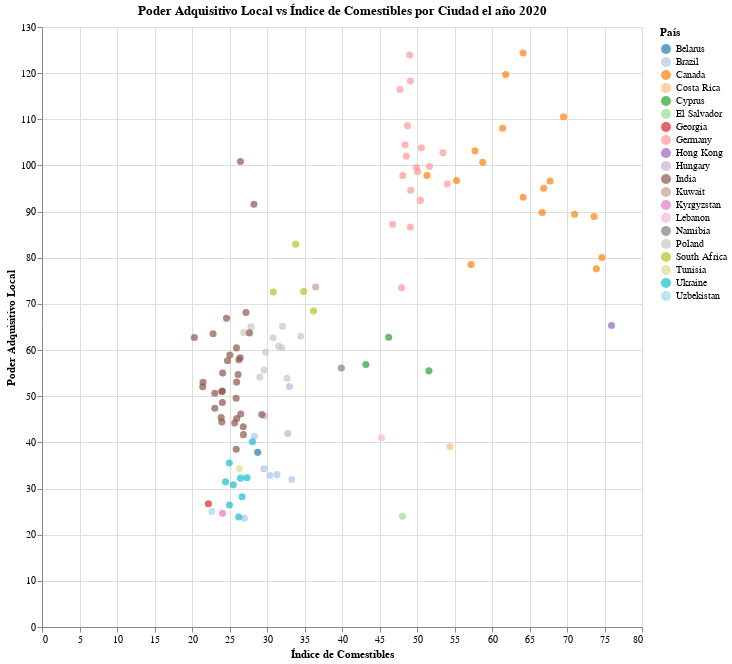

The cell this chart's notebook holds for it:
### Code cell
alt.Chart(life_cost_scatter).mark_circle(size=50).encode(
    x=alt.X('groceries_index:Q', title='Índice de Comestibles'),
    y=alt.Y('local_purchasing_power_index:Q', title='Poder Adquisitivo Local'),
    color=alt.Color('country:N', title='País', scale=alt.Scale(scheme='category20')),
    tooltip=[
               alt.Tooltip('country:N', title='País'),
               alt.Tooltip('groceries_index:Q', title='Índice de Comestibles'),
               alt.Tooltip('local_purchasing_power_index:Q', title='Poder Adquisitivo Local') 
                   ]
).properties(title='Poder Adquisitivo Local vs Índice de Comestibles por Ciudad el año 2020 ', height=600, width=600).interactive()

### Figure 1 — Vega-Lite specification as saved in the notebook (floating-point values rounded to 4 significant figures)
{"$schema": "https://vega.github.io/schema/vega-lite/v3.4.0.json", "config": {"background": "white", "mark": {"tooltip": null}, "view": {"height": 300, "width": 400}}, "data": {"name": "data-27e2aa1bfa428dabcea422ce27c8074b"}, "datasets": {"data-27e2aa1bfa428dabcea422ce27c8074b": [{"city": "Toronto, Canada", "cost_of_living_index": 78.49, "cost_of_living_plus_rent_index": 65.1, "country": "Canada", "groceries_index": 73.92, "index": 2448, "local_purchasing_power_index": 77.6, "rank": 42, "rent_index": 50.51, "restaurant_price_index": 76.31, "year": 2020}, {"city": "Hong Kong, Hong Kong", "cost_of_living_index": 77.22, "cost_of_living_plus_rent_index": 78.35, "country": "Hong Kong", "groceries_index": 75.94, "index": 2450, "local_purchasing_power_index": 65.32, "rank": 44, "rent_index": 79.57, "restaurant_price_index": 54.36, "year": 2020}, {"city": "Vancouver, Canada", "cost_of_living_index": 73.91, "cost_of_living_plus_rent_index": 63.37, "country": "Canada", "groceries_index": 73.61, "index": 2477, "local_purchasing_power_index": 88.95, "rank": 71, "rent_index": 51.88, "restaurant_price_index": 70.42, "year": 2020}, {"city": "Halifax, Canada", "cost_of_living_index": 72.33, "cost_of_living_plus_rent_index": 51.69, "country": "Canada", "groceries_index": 74.65, "index": 2497, "local_purchasing_power_index": 80.05, "rank": 91, "rent_index": 29.17, "restaurant_price_index": 63.38, "year": 2020}, {"city": "Munich, Germany", "cost_of_living_index": 72.19, "cost_of_living_plus_rent_index": 58.69, "country": "Germany", "groceries_index": 54.04, "index": 2502, "local_purchasing_power_index": 95.97, "rank": 96, "rent_index": 43.96, "restaurant_price_index": 74.69, "year": 2020}, {"city": "Victoria, Canada", "cost_of_living_index": 71.67, "cost_of_living_plus_rent_index": 56.06, "country": "Canada", "groceries_index": 71.02, "index": 2507, "local_purchasing_power_index": 89.41, "rank": 101, "rent_index": 39.03, "restaurant_price_index": 69.12, "year": 2020}, {"city": "Hamburg, Germany", "cost_of_living_index": 71.24, "cost_of_living_plus_rent_index": 53.3, "country": "Germany", "groceries_index": 53.46, "index": 2509, "local_purchasing_power_index": 102.7, "rank": 103, "rent_index": 33.74, "restaurant_price_index": 67.35, "year": 2020}, {"city": "Calgary, Canada", "cost_of_living_index": 70.66, "cost_of_living_plus_rent_index": 50.59, "country": "Canada", "groceries_index": 64.15, "index": 2517, "local_purchasing_power_index": 124.3, "rank": 111, "rent_index": 28.69, "restaurant_price_index": 70.25, "year": 2020}, {"city": "Saint John's, Canada", "cost_of_living_index": 69.91, "cost_of_living_plus_rent_index": 47.1, "country": "Canada", "groceries_index": 66.69, "index": 2526, "local_purchasing_power_index": 89.79, "rank": 120, "rent_index": 22.21, "restaurant_price_index": 66.95, "year": 2020}, {"city": "Heidelberg, Germany", "cost_of_living_index": 69.88, "cost_of_living_plus_rent_index": 50.15, "country": "Germany", "groceries_index": 50.46, "index": 2527, "local_purchasing_power_index": 92.43, "rank": 121, "rent_index": 28.63, "restaurant_price_index": 70, "year": 2020}, {"city": "Frankfurt, Germany", "cost_of_living_index": 69.78, "cost_of_living_plus_rent_index": 53.71, "country": "Germany", "groceries_index": 48.42, "index": 2530, "local_purchasing_power_index": 104.5, "rank": 124, "rent_index": 36.19, "restaurant_price_index": 64.74, "year": 2020}, {"city": "Edmonton, Canada", "cost_of_living_index": 69.55, "cost_of_living_plus_rent_index": 50.14, "country": "Canada", "groceries_index": 61.42, "index": 2533, "local_purchasing_power_index": 108.1, "rank": 127, "rent_index": 28.97, "restaurant_price_index": 70.24, "year": 2020}, {"city": "Saskatoon, Canada", "cost_of_living_index": 69.21, "cost_of_living_plus_rent_index": 47.8, "country": "Canada", "groceries_index": 64.16, "index": 2535, "local_purchasing_power_index": 93.12, "rank": 129, "rent_index": 24.43, "restaurant_price_index": 64.36, "year": 2020}, {"city": "Ottawa, Canada", "cost_of_living_index": 68.64, "cost_of_living_plus_rent_index": 52.1, "country": "Canada", "groceries_index": 61.83, "index": 2540, "local_purchasing_power_index": 119.7, "rank": 134, "rent_index": 34.07, "restaurant_price_index": 68.5, "year": 2020}, {"city": "Regina, Canada", "cost_of_living_index": 68.19, "cost_of_living_plus_rent_index": 49.7, "country": "Canada", "groceries_index": 66.9, "index": 2543, "local_purchasing_power_index": 95.08, "rank": 137, "rent_index": 29.53, "restaurant_price_index": 61.11, "year": 2020}, {"city": "Quebec City, Canada", "cost_of_living_index": 68.11, "cost_of_living_plus_rent_index": 43.74, "country": "Canada", "groceries_index": 69.54, "index": 2544, "local_purchasing_power_index": 110.5, "rank": 138, "rent_index": 17.17, "restaurant_price_index": 59.2, "year": 2020}, {"city": "Bonn, Germany", "cost_of_living_index": 68.02, "cost_of_living_plus_rent_index": 49.21, "country": "Germany", "groceries_index": 49.17, "index": 2547, "local_purchasing_power_index": 94.64, "rank": 141, "rent_index": 28.7, "restaurant_price_index": 68.36, "year": 2020}, {"city": "Stuttgart, Germany", "cost_of_living_index": 67.71, "cost_of_living_plus_rent_index": 50.86, "country": "Germany", "groceries_index": 50.59, "index": 2549, "local_purchasing_power_index": 103.8, "rank": 143, "rent_index": 32.49, "restaurant_price_index": 68.85, "year": 2020}, {"city": "Montreal, Canada", "cost_of_living_index": 67.37, "cost_of_living_plus_rent_index": 48.8, "country": "Canada", "groceries_index": 67.74, "index": 2553, "local_purchasing_power_index": 96.64, "rank": 147, "rent_index": 28.54, "restaurant_price_index": 62.74, "year": 2020}, {"city": "Dusseldorf, Germany", "cost_of_living_index": 66.98, "cost_of_living_plus_rent_index": 48.1, "country": "Germany", "groceries_index": 49.94, "index": 2556, "local_purchasing_power_index": 99.57, "rank": 150, "rent_index": 27.5, "restaurant_price_index": 63.43, "year": 2020}, {"city": "Nuremberg, Germany", "cost_of_living_index": 66.71, "cost_of_living_plus_rent_index": 46.68, "country": "Germany", "groceries_index": 51.67, "index": 2560, "local_purchasing_power_index": 99.78, "rank": 154, "rent_index": 24.83, "restaurant_price_index": 63.48, "year": 2020}, {"city": "Mannheim, Germany", "cost_of_living_index": 66.12, "cost_of_living_plus_rent_index": 43.71, "country": "Germany", "groceries_index": 48.57, "index": 2566, "local_purchasing_power_index": 102, "rank": 160, "rent_index": 19.27, "restaurant_price_index": 63.24, "year": 2020}, {"city": "Brampton, Canada", "cost_of_living_index": 65.86, "cost_of_living_plus_rent_index": 51.19, "country": "Canada", "groceries_index": 57.22, "index": 2568, "local_purchasing_power_index": 78.54, "rank": 162, "rent_index": 35.2, "restaurant_price_index": 56.66, "year": 2020}, {"city": "Cologne, Germany", "cost_of_living_index": 65.13, "cost_of_living_plus_rent_index": 47.67, "country": "Germany", "groceries_index": 48.11, "index": 2573, "local_purchasing_power_index": 97.84, "rank": 167, "rent_index": 28.62, "restaurant_price_index": 59.5, "year": 2020}, {"city": "Berlin, Germany", "cost_of_living_index": 64.76, "cost_of_living_plus_rent_index": 49.49, "country": "Germany", "groceries_index": 50.08, "index": 2577, "local_purchasing_power_index": 98.66, "rank": 171, "rent_index": 32.83, "restaurant_price_index": 55.05, "year": 2020}, {"city": "Essen, Germany", "cost_of_living_index": 64.47, "cost_of_living_plus_rent_index": 42.47, "country": "Germany", "groceries_index": 46.74, "index": 2580, "local_purchasing_power_index": 87.25, "rank": 174, "rent_index": 18.47, "restaurant_price_index": 67.15, "year": 2020}, {"city": "Hamilton, Canada", "cost_of_living_index": 64.24, "cost_of_living_plus_rent_index": 46.95, "country": "Canada", "groceries_index": 57.74, "index": 2583, "local_purchasing_power_index": 103.2, "rank": 177, "rent_index": 28.09, "restaurant_price_index": 63.82, "year": 2020}, {"city": "Bremen, Germany", "cost_of_living_index": 63.72, "cost_of_living_plus_rent_index": 44.65, "country": "Germany", "groceries_index": 49.13, "index": 2587, "local_purchasing_power_index": 86.67, "rank": 181, "rent_index": 23.84, "restaurant_price_index": 60.96, "year": 2020}, {"city": "Winnipeg, Canada", "cost_of_living_index": 63.69, "cost_of_living_plus_rent_index": 44.79, "country": "Canada", "groceries_index": 58.77, "index": 2588, "local_purchasing_power_index": 100.7, "rank": 182, "rent_index": 24.18, "restaurant_price_index": 60.71, "year": 2020}, {"city": "Kitchener, Canada", "cost_of_living_index": 63.56, "cost_of_living_plus_rent_index": 46.61, "country": "Canada", "groceries_index": 55.27, "index": 2589, "local_purchasing_power_index": 96.74, "rank": 183, "rent_index": 28.12, "restaurant_price_index": 68.33, "year": 2020}, {"city": "Beirut, Lebanon", "cost_of_living_index": 62.83, "cost_of_living_plus_rent_index": 45.31, "country": "Lebanon", "groceries_index": 45.27, "index": 2590, "local_purchasing_power_index": 40.99, "rank": 184, "rent_index": 26.2, "restaurant_price_index": 63.16, "year": 2020}, {"city": "Leipzig, Germany", "cost_of_living_index": 62.79, "cost_of_living_plus_rent_index": 42.37, "country": "Germany", "groceries_index": 47.95, "index": 2591, "local_purchasing_power_index": 73.48, "rank": 185, "rent_index": 20.11, "restaurant_price_index": 54, "year": 2020}, {"city": "Nicosia, Cyprus", "cost_of_living_index": 62.73, "cost_of_living_plus_rent_index": 41.73, "country": "Cyprus", "groceries_index": 51.59, "index": 2593, "local_purchasing_power_index": 55.5, "rank": 187, "rent_index": 18.83, "restaurant_price_index": 65.67, "year": 2020}, {"city": "Hanover, Germany", "cost_of_living_index": 62.37, "cost_of_living_plus_rent_index": 43.63, "country": "Germany", "groceries_index": 49.11, "index": 2595, "local_purchasing_power_index": 118.3, "rank": 189, "rent_index": 23.19, "restaurant_price_index": 60.73, "year": 2020}, {"city": "Limassol, Cyprus", "cost_of_living_index": 61.98, "cost_of_living_plus_rent_index": 46.16, "country": "Cyprus", "groceries_index": 46.22, "index": 2596, "local_purchasing_power_index": 62.76, "rank": 190, "rent_index": 28.9, "restaurant_price_index": 72.17, "year": 2020}, {"city": "Dresden, Germany", "cost_of_living_index": 61.9, "cost_of_living_plus_rent_index": 42.57, "country": "Germany", "groceries_index": 48.73, "index": 2597, "local_purchasing_power_index": 108.6, "rank": 191, "rent_index": 21.48, "restaurant_price_index": 53.56, "year": 2020}, {"city": "Karlsruhe, Germany", "cost_of_living_index": 61.32, "cost_of_living_plus_rent_index": 42.95, "country": "Germany", "groceries_index": 47.73, "index": 2601, "local_purchasing_power_index": 116.5, "rank": 195, "rent_index": 22.91, "restaurant_price_index": 52, "year": 2020}, {"city": "Aachen, Germany", "cost_of_living_index": 61.24, "cost_of_living_plus_rent_index": 41.7, "country": "Germany", "groceries_index": 49.03, "index": 2602, "local_purchasing_power_index": 123.9, "rank": 196, "rent_index": 20.38, "restaurant_price_index": 48.14, "year": 2020}, {"city": "London, Canada", "cost_of_living_index": 59.95, "cost_of_living_plus_rent_index": 44.02, "country": "Canada", "groceries_index": 51.33, "index": 2604, "local_purchasing_power_index": 97.85, "rank": 198, "rent_index": 26.64, "restaurant_price_index": 60.18, "year": 2020}, {"city": "San Jose, Costa Rica", "cost_of_living_index": 58.48, "cost_of_living_plus_rent_index": 39.25, "country": "Costa Rica", "groceries_index": 54.38, "index": 2610, "local_purchasing_power_index": 39.08, "rank": 204, "rent_index": 18.28, "restaurant_price_index": 49.4, "year": 2020}, {"city": "Paphos, Cyprus", "cost_of_living_index": 53.37, "cost_of_living_plus_rent_index": 34.67, "country": "Cyprus", "groceries_index": 43.18, "index": 2624, "local_purchasing_power_index": 56.88, "rank": 218, "rent_index": 14.28, "restaurant_price_index": 51.04, "year": 2020}, {"city": "Kuwait City, Kuwait", "cost_of_living_index": 52.12, "cost_of_living_plus_rent_index": 41.97, "country": "Kuwait", "groceries_index": 36.49, "index": 2630, "local_purchasing_power_index": 73.68, "rank": 224, "rent_index": 30.9, "restaurant_price_index": 51.69, "year": 2020}, {"city": "San Salvador, El Salvador", "cost_of_living_index": 47.92, "cost_of_living_plus_rent_index": 31.94, "country": "El Salvador", "groceries_index": 48.06, "index": 2656, "local_purchasing_power_index": 23.98, "rank": 250, "rent_index": 14.51, "restaurant_price_index": 33.17, "year": 2020}, {"city": "Pretoria, South Africa", "cost_of_living_index": 46.95, "cost_of_living_plus_rent_index": 31.64, "country": "South Africa", "groceries_index": 33.82, "index": 2658, "local_purchasing_power_index": 82.94, "rank": 252, "rent_index": 14.94, "restaurant_price_index": 40.24, "year": 2020}, {"city": "Johannesburg, South Africa", "cost_of_living_index": 45.6, "cost_of_living_plus_rent_index": 32.11, "country": "South Africa", "groceries_index": 34.89, "index": 2662, "local_purchasing_power_index": 72.71, "rank": 256, "rent_index": 17.38, "restaurant_price_index": 42.46, "year": 2020}, {"city": "Sao Paulo, Brazil", "cost_of_living_index": 45.52, "cost_of_living_plus_rent_index": 31.53, "country": "Brazil", "groceries_index": 33.29, "index": 2663, "local_purchasing_power_index": 31.97, "rank": 257, "rent_index": 16.28, "restaurant_price_index": 39.7, "year": 2020}, {"city": "Cape Town, South Africa", "cost_of_living_index": 44.74, "cost_of_living_plus_rent_index": 35.97, "country": "South Africa", "groceries_index": 36.2, "index": 2668, "local_purchasing_power_index": 68.48, "rank": 262, "rent_index": 26.41, "restaurant_price_index": 45.4, "year": 2020}, {"city": "Warsaw, Poland", "cost_of_living_index": 44.09, "cost_of_living_plus_rent_index": 33.4, "country": "Poland", "groceries_index": 34.51, "index": 2676, "local_purchasing_power_index": 63, "rank": 270, "rent_index": 21.74, "restaurant_price_index": 38.9, "year": 2020}, {"city": "Windhoek, Namibia", "cost_of_living_index": 43.93, "cost_of_living_plus_rent_index": 31.27, "country": "Namibia", "groceries_index": 39.91, "index": 2677, "local_purchasing_power_index": 56.11, "rank": 271, "rent_index": 17.47, "restaurant_price_index": 38.1, "year": 2020}, {"city": "Budapest, Hungary", "cost_of_living_index": 43.4, "cost_of_living_plus_rent_index": 31.07, "country": "Hungary", "groceries_index": 32.99, "index": 2680, "local_purchasing_power_index": 52.11, "rank": 274, "rent_index": 17.61, "restaurant_price_index": 36.84, "year": 2020}, {"city": "Rio de Janeiro, Brazil", "cost_of_living_index": 42.7, "cost_of_living_plus_rent_index": 29.09, "country": "Brazil", "groceries_index": 31.34, "index": 2684, "local_purchasing_power_index": 33.01, "rank": 278, "rent_index": 14.24, "restaurant_price_index": 32.9, "year": 2020}, {"city": "Gdynia, Poland", "cost_of_living_index": 42.27, "cost_of_living_plus_rent_index": 29.75, "country": "Poland", "groceries_index": 32.67, "index": 2687, "local_purchasing_power_index": 53.89, "rank": 281, "rent_index": 16.11, "restaurant_price_index": 34.65, "year": 2020}, {"city": "Gdansk, Poland", "cost_of_living_index": 41.4, "cost_of_living_plus_rent_index": 29.81, "country": "Poland", "groceries_index": 30.82, "index": 2693, "local_purchasing_power_index": 62.65, "rank": 287, "rent_index": 17.18, "restaurant_price_index": 35.67, "year": 2020}, {"city": "Krakow (Cracow), Poland", "cost_of_living_index": 41.28, "cost_of_living_plus_rent_index": 30.08, "country": "Poland", "groceries_index": 31.54, "index": 2694, "local_purchasing_power_index": 60.85, "rank": 288, "rent_index": 17.87, "restaurant_price_index": 35.88, "year": 2020}, {"city": "Wroclaw, Poland", "cost_of_living_index": 41.2, "cost_of_living_plus_rent_index": 30.03, "country": "Poland", "groceries_index": 31.99, "index": 2696, "local_purchasing_power_index": 60.51, "rank": 290, "rent_index": 17.84, "restaurant_price_index": 36.7, "year": 2020}, {"city": "Campinas, Brazil", "cost_of_living_index": 41.06, "cost_of_living_plus_rent_index": 26.16, "country": "Brazil", "groceries_index": 28.32, "index": 2698, "local_purchasing_power_index": 41.34, "rank": 292, "rent_index": 9.91, "restaurant_price_index": 34.21, "year": 2020}, {"city": "Poznan, Poland", "cost_of_living_index": 40.28, "cost_of_living_plus_rent_index": 28.5, "country": "Poland", "groceries_index": 29.83, "index": 2700, "local_purchasing_power_index": 59.55, "rank": 294, "rent_index": 15.66, "restaurant_price_index": 35.51, "year": 2020}, {"city": "Durban, South Africa", "cost_of_living_index": 40.04, "cost_of_living_plus_rent_index": 27.59, "country": "South Africa", "groceries_index": 30.84, "index": 2701, "local_purchasing_power_index": 72.57, "rank": 295, "rent_index": 14.02, "restaurant_price_index": 37.39, "year": 2020}, {"city": "Curitiba, Brazil", "cost_of_living_index": 40.02, "cost_of_living_plus_rent_index": 25.21, "country": "Brazil", "groceries_index": 30.39, "index": 2702, "local_purchasing_power_index": 32.89, "rank": 296, "rent_index": 9.05, "restaurant_price_index": 31.99, "year": 2020}, {"city": "Bydgoszcz, Poland", "cost_of_living_index": 39.84, "cost_of_living_plus_rent_index": 27.19, "country": "Poland", "groceries_index": 32.08, "index": 2705, "local_purchasing_power_index": 65.14, "rank": 299, "rent_index": 13.4, "restaurant_price_index": 29.6, "year": 2020}, {"city": "Porto Alegre, Brazil", "cost_of_living_index": 39.49, "cost_of_living_plus_rent_index": 25.5, "country": "Brazil", "groceries_index": 29.58, "index": 2708, "local_purchasing_power_index": 34.27, "rank": 302, "rent_index": 10.25, "restaurant_price_index": 30.52, "year": 2020}, {"city": "Lodz, Poland", "cost_of_living_index": 39.27, "cost_of_living_plus_rent_index": 26.53, "country": "Poland", "groceries_index": 29.62, "index": 2709, "local_purchasing_power_index": 55.7, "rank": 303, "rent_index": 12.64, "restaurant_price_index": 31.46, "year": 2020}, {"city": "Debrecen, Hungary", "cost_of_living_index": 39.2, "cost_of_living_plus_rent_index": 25.75, "country": "Hungary", "groceries_index": 29.66, "index": 2711, "local_purchasing_power_index": 45.77, "rank": 305, "rent_index": 11.08, "restaurant_price_index": 36.05, "year": 2020}, {"city": "Szeged, Hungary", "cost_of_living_index": 38.8, "cost_of_living_plus_rent_index": 24.86, "country": "Hungary", "groceries_index": 32.78, "index": 2717, "local_purchasing_power_index": 41.94, "rank": 311, "rent_index": 9.65, "restaurant_price_index": 29.17, "year": 2020}, {"city": "Szczecin, Poland", "cost_of_living_index": 38.33, "cost_of_living_plus_rent_index": 26.25, "country": "Poland", "groceries_index": 29.04, "index": 2726, "local_purchasing_power_index": 54.14, "rank": 320, "rent_index": 13.07, "restaurant_price_index": 31.23, "year": 2020}, {"city": "Belo Horizonte, Brazil", "cost_of_living_index": 38.07, "cost_of_living_plus_rent_index": 24.5, "country": "Brazil", "groceries_index": 26.99, "index": 2729, "local_purchasing_power_index": 23.54, "rank": 323, "rent_index": 9.71, "restaurant_price_index": 31.27, "year": 2020}, {"city": "Katowice, Poland", "cost_of_living_index": 37.09, "cost_of_living_plus_rent_index": 25.01, "country": "Poland", "groceries_index": 26.9, "index": 2737, "local_purchasing_power_index": 63.83, "rank": 331, "rent_index": 11.84, "restaurant_price_index": 31.95, "year": 2020}, {"city": "Lublin, Poland", "cost_of_living_index": 36.54, "cost_of_living_plus_rent_index": 24.99, "country": "Poland", "groceries_index": 27.87, "index": 2744, "local_purchasing_power_index": 65.02, "rank": 338, "rent_index": 12.39, "restaurant_price_index": 28.42, "year": 2020}, {"city": "Minsk, Belarus", "cost_of_living_index": 36.2, "cost_of_living_plus_rent_index": 24.55, "country": "Belarus", "groceries_index": 28.76, "index": 2751, "local_purchasing_power_index": 37.84, "rank": 345, "rent_index": 11.83, "restaurant_price_index": 42.61, "year": 2020}, {"city": "Kiev (Kyiv), Ukraine", "cost_of_living_index": 36.16, "cost_of_living_plus_rent_index": 27.65, "country": "Ukraine", "groceries_index": 28.06, "index": 2753, "local_purchasing_power_index": 40.15, "rank": 347, "rent_index": 18.37, "restaurant_price_index": 30.63, "year": 2020}, {"city": "Odessa (Odesa), Ukraine", "cost_of_living_index": 35.09, "cost_of_living_plus_rent_index": 23.9, "country": "Ukraine", "groceries_index": 27.34, "index": 2767, "local_purchasing_power_index": 32.33, "rank": 361, "rent_index": 11.68, "restaurant_price_index": 29.04, "year": 2020}, {"city": "Kharkiv, Ukraine", "cost_of_living_index": 33.33, "cost_of_living_plus_rent_index": 23, "country": "Ukraine", "groceries_index": 24.48, "index": 2782, "local_purchasing_power_index": 31.45, "rank": 376, "rent_index": 11.75, "restaurant_price_index": 25.33, "year": 2020}, {"city": "Mykolaiv, Ukraine", "cost_of_living_index": 32.83, "cost_of_living_plus_rent_index": 20.15, "country": "Ukraine", "groceries_index": 24.99, "index": 2787, "local_purchasing_power_index": 26.44, "rank": 381, "rent_index": 6.32, "restaurant_price_index": 31.83, "year": 2020}, {"city": "Dnipro, Ukraine", "cost_of_living_index": 32.7, "cost_of_living_plus_rent_index": 21.76, "country": "Ukraine", "groceries_index": 24.97, "index": 2789, "local_purchasing_power_index": 35.53, "rank": 383, "rent_index": 9.82, "restaurant_price_index": 26.74, "year": 2020}, {"city": "Vinnytsia, Ukraine", "cost_of_living_index": 32.63, "cost_of_living_plus_rent_index": 20.57, "country": "Ukraine", "groceries_index": 26.68, "index": 2790, "local_purchasing_power_index": 28.24, "rank": 384, "rent_index": 7.41, "restaurant_price_index": 25.33, "year": 2020}, {"city": "Lviv, Ukraine", "cost_of_living_index": 32.6, "cost_of_living_plus_rent_index": 22.76, "country": "Ukraine", "groceries_index": 26.48, "index": 2791, "local_purchasing_power_index": 32.25, "rank": 385, "rent_index": 12.03, "restaurant_price_index": 24.49, "year": 2020}, {"city": "Ternopil, Ukraine", "cost_of_living_index": 31.14, "cost_of_living_plus_rent_index": 19, "country": "Ukraine", "groceries_index": 26.23, "index": 2798, "local_purchasing_power_index": 23.82, "rank": 392, "rent_index": 5.76, "restaurant_price_index": 20.28, "year": 2020}, {"city": "Zaporizhzhya, Ukraine", "cost_of_living_index": 30.62, "cost_of_living_plus_rent_index": 18.14, "country": "Ukraine", "groceries_index": 25.51, "index": 2801, "local_purchasing_power_index": 30.84, "rank": 395, "rent_index": 4.52, "restaurant_price_index": 19.8, "year": 2020}, {"city": "Gurgaon, India", "cost_of_living_index": 30.28, "cost_of_living_plus_rent_index": 20.37, "country": "India", "groceries_index": 28.26, "index": 2802, "local_purchasing_power_index": 91.58, "rank": 396, "rent_index": 9.56, "restaurant_price_index": 23.68, "year": 2020}, {"city": "Mumbai, India", "cost_of_living_index": 28.84, "cost_of_living_plus_rent_index": 25.1, "country": "India", "groceries_index": 26.86, "index": 2805, "local_purchasing_power_index": 41.68, "rank": 399, "rent_index": 21.02, "restaurant_price_index": 26.61, "year": 2020}, {"city": "Chandigarh, India", "cost_of_living_index": 28.38, "cost_of_living_plus_rent_index": 17.7, "country": "India", "groceries_index": 29.3, "index": 2808, "local_purchasing_power_index": 46.06, "rank": 402, "rent_index": 6.05, "restaurant_price_index": 19.3, "year": 2020}, {"city": "Tunis, Tunisia", "cost_of_living_index": 28.32, "cost_of_living_plus_rent_index": 17.85, "country": "Tunisia", "groceries_index": 26.31, "index": 2809, "local_purchasing_power_index": 34.32, "rank": 403, "rent_index": 6.43, "restaurant_price_index": 16.6, "year": 2020}, {"city": "Tbilisi, Georgia", "cost_of_living_index": 28.27, "cost_of_living_plus_rent_index": 19.92, "country": "Georgia", "groceries_index": 22.19, "index": 2810, "local_purchasing_power_index": 26.69, "rank": 404, "rent_index": 10.83, "restaurant_price_index": 26.46, "year": 2020}, {"city": "Delhi, India", "cost_of_living_index": 28.18, "cost_of_living_plus_rent_index": 18.62, "country": "India", "groceries_index": 26.15, "index": 2811, "local_purchasing_power_index": 54.69, "rank": 405, "rent_index": 8.18, "restaurant_price_index": 24.76, "year": 2020}, {"city": "Noida, India", "cost_of_living_index": 27.63, "cost_of_living_plus_rent_index": 17.26, "country": "India", "groceries_index": 24.6, "index": 2814, "local_purchasing_power_index": 66.87, "rank": 408, "rent_index": 5.94, "restaurant_price_index": 22.57, "year": 2020}, {"city": "Pune, India", "cost_of_living_index": 27.63, "cost_of_living_plus_rent_index": 17.92, "country": "India", "groceries_index": 27.66, "index": 2815, "local_purchasing_power_index": 63.72, "rank": 409, "rent_index": 7.33, "restaurant_price_index": 22.73, "year": 2020}, {"city": "Bishkek, Kyrgyzstan", "cost_of_living_index": 27.45, "cost_of_living_plus_rent_index": 18.71, "country": "Kyrgyzstan", "groceries_index": 24.07, "index": 2816, "local_purchasing_power_index": 24.65, "rank": 410, "rent_index": 9.18, "restaurant_price_index": 22.13, "year": 2020}, {"city": "Thane, India", "cost_of_living_index": 27.42, "cost_of_living_plus_rent_index": 18.63, "country": "India", "groceries_index": 26.42, "index": 2817, "local_purchasing_power_index": 58.34, "rank": 411, "rent_index": 9.04, "restaurant_price_index": 22.9, "year": 2020}, {"city": "Bangalore, India", "cost_of_living_index": 27.22, "cost_of_living_plus_rent_index": 18.45, "country": "India", "groceries_index": 27.2, "index": 2818, "local_purchasing_power_index": 68.14, "rank": 412, "rent_index": 8.89, "restaurant_price_index": 20.76, "year": 2020}, {"city": "Tashkent, Uzbekistan", "cost_of_living_index": 26.87, "cost_of_living_plus_rent_index": 17.63, "country": "Uzbekistan", "groceries_index": 22.64, "index": 2819, "local_purchasing_power_index": 25.04, "rank": 413, "rent_index": 7.56, "restaurant_price_index": 21.65, "year": 2020}, {"city": "Indore, India", "cost_of_living_index": 25.9, "cost_of_living_plus_rent_index": 15.43, "country": "India", "groceries_index": 26.83, "index": 2820, "local_purchasing_power_index": 43.38, "rank": 414, "rent_index": 4.01, "restaurant_price_index": 16.42, "year": 2020}, {"city": "Goa, India", "cost_of_living_index": 25.83, "cost_of_living_plus_rent_index": 16.27, "country": "India", "groceries_index": 25.69, "index": 2821, "local_purchasing_power_index": 44.2, "rank": 415, "rent_index": 5.84, "restaurant_price_index": 23.87, "year": 2020}, {"city": "Ahmedabad, India", "cost_of_living_index": 25.58, "cost_of_living_plus_rent_index": 16.79, "country": "India", "groceries_index": 25.9, "index": 2822, "local_purchasing_power_index": 38.52, "rank": 416, "rent_index": 7.22, "restaurant_price_index": 17.72, "year": 2020}, {"city": "Navi Mumbai, India", "cost_of_living_index": 25.39, "cost_of_living_plus_rent_index": 16.92, "country": "India", "groceries_index": 26.46, "index": 2823, "local_purchasing_power_index": 100.8, "rank": 417, "rent_index": 7.68, "restaurant_price_index": 17.85, "year": 2020}, {"city": "Chennai, India", "cost_of_living_index": 25.32, "cost_of_living_plus_rent_index": 16.36, "country": "India", "groceries_index": 25.95, "index": 2824, "local_purchasing_power_index": 53.06, "rank": 418, "rent_index": 6.59, "restaurant_price_index": 15.87, "year": 2020}, {"city": "Hyderabad, India", "cost_of_living_index": 25.32, "cost_of_living_plus_rent_index": 16.27, "country": "India", "groceries_index": 26.25, "index": 2825, "local_purchasing_power_index": 57.9, "rank": 419, "rent_index": 6.41, "restaurant_price_index": 16.68, "year": 2020}, {"city": "Jaipur, India", "cost_of_living_index": 25.18, "cost_of_living_plus_rent_index": 15.45, "country": "India", "groceries_index": 24.09, "index": 2826, "local_purchasing_power_index": 55.04, "rank": 420, "rent_index": 4.84, "restaurant_price_index": 16.69, "year": 2020}, {"city": "Vadodara, India", "cost_of_living_index": 24.74, "cost_of_living_plus_rent_index": 14.78, "country": "India", "groceries_index": 25.93, "index": 2827, "local_purchasing_power_index": 60.47, "rank": 421, "rent_index": 3.92, "restaurant_price_index": 17.11, "year": 2020}, {"city": "Patna, India", "cost_of_living_index": 24.64, "cost_of_living_plus_rent_index": 14.71, "country": "India", "groceries_index": 23.98, "index": 2828, "local_purchasing_power_index": 44.4, "rank": 422, "rent_index": 3.87, "restaurant_price_index": 17.88, "year": 2020}, {"city": "Guwahati, India", "cost_of_living_index": 24.53, "cost_of_living_plus_rent_index": 14.69, "country": "India", "groceries_index": 25.89, "index": 2829, "local_purchasing_power_index": 49.57, "rank": 423, "rent_index": 3.95, "restaurant_price_index": 14.9, "year": 2020}, {"city": "Kolkata, India", "cost_of_living_index": 24.37, "cost_of_living_plus_rent_index": 15.28, "country": "India", "groceries_index": 23.89, "index": 2830, "local_purchasing_power_index": 45.38, "rank": 424, "rent_index": 5.37, "restaurant_price_index": 20.1, "year": 2020}, {"city": "Rajkot, India", "cost_of_living_index": 24.3, "cost_of_living_plus_rent_index": 14.67, "country": "India", "groceries_index": 23.99, "index": 2831, "local_purchasing_power_index": 51.01, "rank": 425, "rent_index": 4.17, "restaurant_price_index": 17.57, "year": 2020}, {"city": "Kochi, India", "cost_of_living_index": 24.26, "cost_of_living_plus_rent_index": 15.04, "country": "India", "groceries_index": 26.5, "index": 2832, "local_purchasing_power_index": 46.16, "rank": 426, "rent_index": 4.99, "restaurant_price_index": 14.19, "year": 2020}, {"city": "Coimbatore, India", "cost_of_living_index": 24.22, "cost_of_living_plus_rent_index": 15.11, "country": "India", "groceries_index": 25.96, "index": 2833, "local_purchasing_power_index": 45.16, "rank": 427, "rent_index": 5.18, "restaurant_price_index": 14.64, "year": 2020}, {"city": "Surat, India", "cost_of_living_index": 23.83, "cost_of_living_plus_rent_index": 14.24, "country": "India", "groceries_index": 24.05, "index": 2834, "local_purchasing_power_index": 48.63, "rank": 428, "rent_index": 3.79, "restaurant_price_index": 17.79, "year": 2020}, {"city": "Mangalore, India", "cost_of_living_index": 23.49, "cost_of_living_plus_rent_index": 14.36, "country": "India", "groceries_index": 25.05, "index": 2835, "local_purchasing_power_index": 58.91, "rank": 429, "rent_index": 4.4, "restaurant_price_index": 16.69, "year": 2020}, {"city": "Nagpur, India", "cost_of_living_index": 23.48, "cost_of_living_plus_rent_index": 14.28, "country": "India", "groceries_index": 22.81, "index": 2836, "local_purchasing_power_index": 63.53, "rank": 430, "rent_index": 4.25, "restaurant_price_index": 19.73, "year": 2020}, {"city": "Bhopal, India", "cost_of_living_index": 23.42, "cost_of_living_plus_rent_index": 13.87, "country": "India", "groceries_index": 23.04, "index": 2838, "local_purchasing_power_index": 50.64, "rank": 432, "rent_index": 3.46, "restaurant_price_index": 15.59, "year": 2020}, {"city": "Lucknow (Lakhnau), India", "cost_of_living_index": 23.32, "cost_of_living_plus_rent_index": 14.42, "country": "India", "groceries_index": 21.47, "index": 2839, "local_purchasing_power_index": 53.04, "rank": 433, "rent_index": 4.71, "restaurant_price_index": 18.44, "year": 2020}, {"city": "Mysore, India", "cost_of_living_index": 23.31, "cost_of_living_plus_rent_index": 14.45, "country": "India", "groceries_index": 24.03, "index": 2840, "local_purchasing_power_index": 51.11, "rank": 434, "rent_index": 4.79, "restaurant_price_index": 15.19, "year": 2020}, {"city": "Bhubaneswar, India", "cost_of_living_index": 23.17, "cost_of_living_plus_rent_index": 13.95, "country": "India", "groceries_index": 24.73, "index": 2841, "local_purchasing_power_index": 57.67, "rank": 435, "rent_index": 3.9, "restaurant_price_index": 13.29, "year": 2020}, {"city": "Vijayawada, India", "cost_of_living_index": 22.31, "cost_of_living_plus_rent_index": 14.07, "country": "India", "groceries_index": 23.04, "index": 2844, "local_purchasing_power_index": 47.38, "rank": 438, "rent_index": 5.09, "restaurant_price_index": 13.19, "year": 2020}, {"city": "Visakhapatnam, India", "cost_of_living_index": 21.09, "cost_of_living_plus_rent_index": 12.97, "country": "India", "groceries_index": 21.43, "index": 2845, "local_purchasing_power_index": 52.04, "rank": 439, "rent_index": 4.11, "restaurant_price_index": 13.52, "year": 2020}, {"city": "Thiruvananthapuram, India", "cost_of_living_index": 19.77, "cost_of_living_plus_rent_index": 12.38, "country": "India", "groceries_index": 20.31, "index": 2846, "local_purchasing_power_index": 62.74, "rank": 440, "rent_index": 4.33, "restaurant_price_index": 10.66, "year": 2020}]}, "encoding": {"color": {"field": "country", "scale": {"scheme": "category20"}, "title": "País", "type": "nominal"}, "tooltip": [{"field": "country", "title": "País", "type": "nominal"}, {"field": "groceries_index", "title": "Índice de Comestibles", "type": "quantitative"}, {"field": "local_purchasing_power_index", "title": "Poder Adquisitivo Local", "type": "quantitative"}], "x": {"field": "groceries_index", "title": "Índice de Comestibles", "type": "quantitative"}, "y": {"field": "local_purchasing_power_index", "title": "Poder Adquisitivo Local", "type": "quantitative"}}, "height": 600, "mark": {"size": 50, "type": "circle"}, "selection": {"selector002": {"bind": "scales", "encodings": ["x", "y"], "type": "interval"}}, "title": "Poder Adquisitivo Local vs Índice de Comestibles por Ciudad el año 2020 ", "width": 600}
